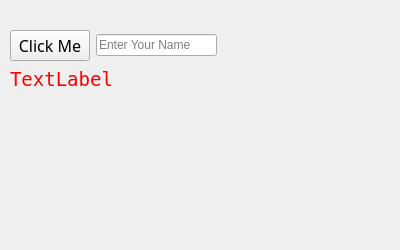
<?xml version="1.0" encoding="UTF-8"?>
<ui version="4.0">
 <class>Form</class>
 <widget class="QWidget" name="Form">
  <property name="geometry">
   <rect>
    <x>0</x>
    <y>0</y>
    <width>400</width>
    <height>250</height>
   </rect>
  </property>
  <property name="windowTitle">
   <string>Qt Designer Application</string>
  </property>
  <widget class="QWidget" name="">
   <property name="geometry">
    <rect>
     <x>10</x>
     <y>30</y>
     <width>207</width>
     <height>61</height>
    </rect>
   </property>
   <layout class="QVBoxLayout" name="verticalLayout">
    <item>
     <layout class="QHBoxLayout" name="horizontalLayout">
      <item>
       <widget class="QPushButton" name="btn_click">
        <property name="font">
         <font>
          <family>Segoe Script</family>
          <pointsize>12</pointsize>
         </font>
        </property>
        <property name="text">
         <string>Click Me</string>
        </property>
       </widget>
      </item>
      <item>
       <widget class="QLineEdit" name="lineEdit">
        <property name="placeholderText">
         <string>Enter Your Name</string>
        </property>
       </widget>
      </item>
     </layout>
    </item>
    <item>
     <widget class="QLabel" name="label">
      <property name="font">
       <font>
        <family>Terminal</family>
        <pointsize>14</pointsize>
       </font>
      </property>
      <property name="styleSheet">
       <string notr="true">QLabel{
color:red
}</string>
      </property>
      <property name="text">
       <string>TextLabel</string>
      </property>
     </widget>
    </item>
   </layout>
  </widget>
 </widget>
 <resources/>
 <connections/>
</ui>
